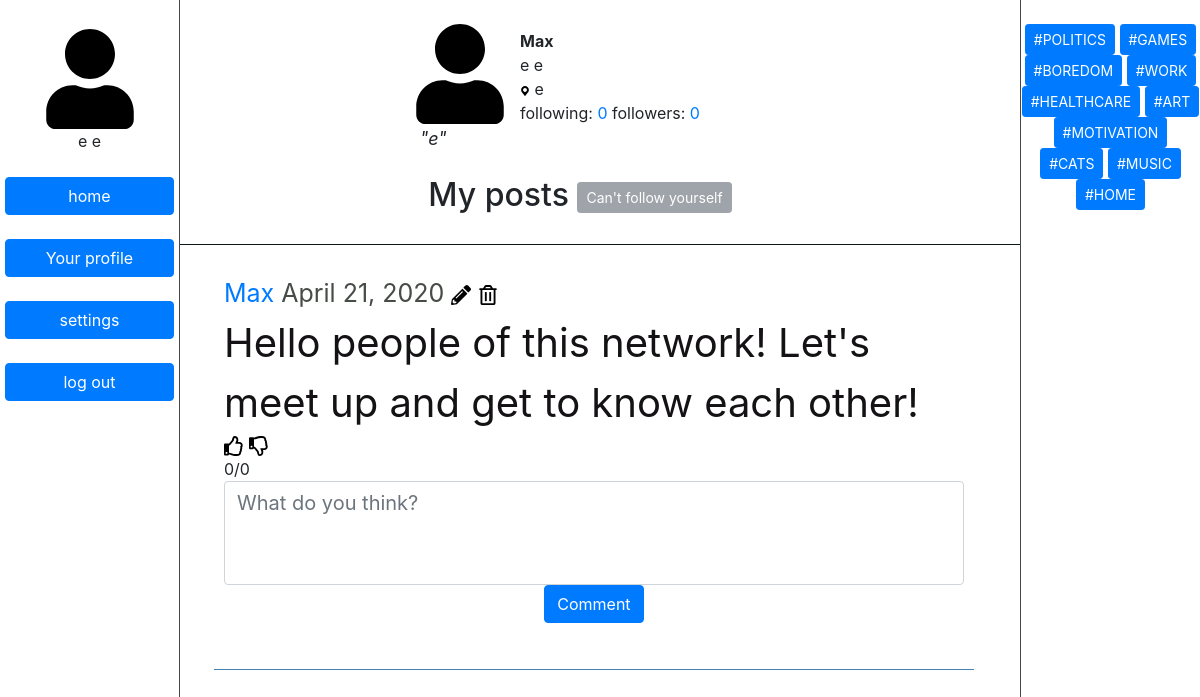
The page /user/18/ (signed in) on the database its author committed.
### social/models.py (models this page shows, shortened)
class Profile(models.Model):
    user = models.OneToOneField(User, on_delete=models.CASCADE)
    bio = models.CharField(max_length=100, blank=True)
    location = models.CharField(max_length=100,blank=True)
    profile_picture = models.ImageField(upload_to="profile-pictures", blank=True)

class Post(models.Model):
    post_text = models.CharField(max_length=200)
    user = models.ForeignKey(User, on_delete=models.CASCADE)
    pub_date = models.DateTimeField('Publication Date')
    image = models.ImageField(upload_to='post-images', blank=True)
    def get_readable_date(self):
        return self.pub_date.strftime("%B %d, %Y")

### social/views/info.py (the view)
# urls.py: path('user/<int:user_id>/', views.user, name='user'),
def user(request, user_id):
    if request.user.is_authenticated:
        user = get_object_or_404(User, pk=user_id)
        profile_picture = Profile.objects.filter(user=user).first()
        if profile_picture:
            profile_picture = profile_picture.profile_picture
        logged_user_profile_picture = Profile.objects.filter(user=request.user).first()
        if logged_user_profile_picture:
            logged_user_profile_picture = logged_user_profile_picture.profile_picture
        users_posts = Post.objects.filter(user=user)
        info = Profile.objects.filter(user=user).first()
        following = Follower.objects.filter(is_followed_by=user)
        return render(request, 'social/user.html', {'profile':info,'theuser':user, 'pfp':profile_picture, 'loggeduserpfp': logged_user_profile_picture,'latest_posts_list':users_posts, 'latest_post':users_posts.first(), 'following':following, 'editform':Edit_form(), 'commentform':Comment_form()})
    return redirect('/')

### social/forms.py
class Edit_form(forms.Form):
    id = forms.IntegerField(widget=forms.Textarea(attrs={'id': 'edit-id'}))
    new_text = forms.CharField(min_length=1, max_length=200, widget=forms.Textarea(attrs={'placeholder': 'Edit field', 'id': 'edit-field'})) # TODO

class Comment_form(forms.Form):
    comment = forms.CharField(min_length=1, max_length=200, widget=forms.Textarea(attrs={'placeholder': 'What do you think?', 'id': 'comment-field', 'class': 'form-control comment-input', 'rows':'3'}), label='')
    id = forms.IntegerField(widget=forms.HiddenInput())
    in_reply_to_user = forms.IntegerField(widget=forms.HiddenInput())
    in_reply_to_comment = forms.IntegerField(widget=forms.HiddenInput())

### social/templatetags/tags.py (called while the page is built)
@register.simple_tag
def total_likes(post):
    return Like.objects.filter(liked_post=post).count()

@register.simple_tag
def total_dislikes(post):
    return Dislike.objects.filter(disliked_post=post).count()

@register.simple_tag
def total_followers(user):
    return Follower.objects.filter(user=user).count()

@register.simple_tag
def total_followed(user):
    return Follower.objects.filter(is_followed_by=user).count()

### social/templates/social/user.html (shortened to what this page needs)
{% extends 'social/base.html' %}
  {% load static %}
  {% load tags %}
{% block content %}
<br>
<div style="margin-left: 0px;" class="userinfo-centered">
  <div style="margin-bottom: 120px;">
    {% if pfp %}
      <img class="pfp" src="/media/{{ pfp.profile_picture }}" alt="{{ theuser.username }}'s profile picture">
    {% else %}
      <img class="pfp" alt="user" src="{% static 'icons/user.svg' %}">
    {% endif %}
  </div>
  <div style="margin-left: 10px; width: 270px;">
    <div style="font-weight: bold">
      {{ theuser.username }}
    </div>
    <div>
      {% if theuser.first_name %}{{ theuser.first_name }} {% endif %}{% if theuser.last_name %} {{ theuser.last_name }}{% endif %}
    </div>
    <div><img src="{% static 'icons/location.svg' %}" height="10">{% if profile.location %} {{ profile.location }} {% else %} The Earth {% endif %}</div>
    <div>
      following: <a href="/following/{{ theuser.pk }}">{% total_followed theuser %}</a>
      followers: <a href="/followers/{{ theuser.pk }}" id="followers">{% total_followers theuser %}</a>
    </div>
    <div style="margin-left:-100px; font-style: italic; font-size: 18px;">
      {% if profile.bio %} "{{ profile.bio }}"
      {% else %}<span style="color: #5e5e5e">Bio mising</span>
      {% endif %}
    </div>
    <br>
    <h2 class="center" style="margin-left:-150px;">My posts {% if theuser != user %}
      <button class="btn btn-primary btn-sm" onclick="followUser({{ theuser.pk }})"><span id="follow">{% already_followed theuser user %}</span></button>
      {% else %}
      <button class="btn btn-secondary btn-sm" disabled>Can't follow yourself</button>
      {% endif %}
    </h2>
    <br>
  </div>
</div>
{% endblock %}

### social/templates/social/base.html (shortened to what this page needs)
<html>
  <head>
    {% load static %}
    {% load tags %}
    <link rel="stylesheet" type="text/css" href="{% static 'social/style.css' %}">
    <link rel="stylesheet" href="https://maxcdn.bootstrapcdn.com/bootstrap/4.0.0/css/bootstrap.min.css">
  </head>
  <body>
    <main>
      <div class="left-sidebar">
        <div class="content">
          <br>
          <div>
            {% if loggeduserpfp %}
              <img class="pfp" style="margin: 0 auto;" src="/media/{{ pfp.profile_picture }}" alt="{{ theuser.username }}'s profile picture">
            {% else %}
              <img class="pfp" style="margin: 0 auto;" src="{% static 'icons/user.svg' %}" alt="user">
            {% endif %}
          </div>
          <div>
            {% if user.first_name %}{{ user.first_name }}{% endif %} {% if user.last_name %}{{ user.last_name }}{% endif %}
          </div>
          <div>
            <div>
              <br>
              <a class="btn btn-primary btn-block" href="/" role="button">home</a>
              <br>
              <a class="btn btn-primary btn-block" href="/user/{{ user.pk }}" role="button">Your profile</a>
              <br>
              <a class="btn btn-primary btn-block" href="/settings" role="button">settings</a>
              <br>
              <a class="btn btn-primary btn-block" href="/logout" role="button">log out</a>
            </div>
          </div>
        </div>
      </div>
      <div class="right-sidebar">
        <div class="second-content">
          <br>
          <button class="btn btn-primary btn-sm">#POLITICS</button>
          <button class="btn btn-primary btn-sm">#GAMES</button>
          <button class="btn btn-primary btn-sm">#BOREDOM</button>
          <button class="btn btn-primary btn-sm">#WORK</button>
          <button class="btn btn-primary btn-sm">#HEALTHCARE</button>
          <button class="btn btn-primary btn-sm">#ART</button>
          <button class="btn btn-primary btn-sm">#MOTIVATION</button>
          <button class="btn btn-primary btn-sm">#CATS</button>
          <button class="btn btn-primary btn-sm">#MUSIC</button>
          <button class="btn btn-primary btn-sm">#HOME</button>
        </div>
      </div>
      {% block content %}
      {% endblock %}
    <div class="center" style="border-top: #0C1617 solid 1px;">
      <ul id="posts">
        {% for post in latest_posts_list %}
        <li class="post" id="post{{ post.pk }}" style="border-bottom: 1px steelblue solid; width: 65.5%; margin-left:15%">
          <div style="text-align: left; font-size: 25px">
            <a href="{% url 'social:user' post.user.pk %}"><span>{{ post.user.username }}</span></a>
            <span style="color: rgb(71, 76, 71)">{{ post.get_readable_date }}</span>
            {% if post.user == user %}
            <img class="main" src="{% static 'icons/pencil-alt.svg' %}" onclick="toggleVisibility('edit{{ post.pk }}');">
            <img class="main" alt="delete" src="{% static 'icons/trash-alt.svg' %}" onclick="toggleVisibility('delete{{ post.pk }}');">
          {% endif %}
          </div>
          <div class="post-text" id="post_text{{ post.pk }}">{{ post.post_text }}</div>
          <div style="text-align: left;">
            <img class="main" alt="like" src="{% static 'icons/thumbs-up.svg' %}" onclick="like({{ post.pk }})">
            <img class="main" alt="dislike" src="{% static 'icons/thumbs-down.svg' %}" onclick="dislike({{ post.pk }}">
            <br>
            <span id="total_likes{{ post.pk }}">{% total_likes post %}</span>/<span id="total_dislikes{{ post.pk }}">{% total_dislikes post %}</span>
          </div>
          <span id="comment_in_reply{{ post.pk }}">
            <form onsubmit="commentInReply({{ post.pk }})">
              {{ commentform }}
              <button class="btn btn-primary" type="submit">Comment</button>
            </form>
          </span>
        {% endfor %}
        </ul>
      </div>
    </main>
  </body>
</html>

### social/static/social/style.css (style rules this page uses)
body { background-color: white; color: #1b1919; }
img.pfp { height: 100; width: 100; border-radius: 4%; display: block; }
.left-sidebar { width: 15%; background-color:white; position: fixed; height: 100%; border-right: 1.5px solid #44494a; text-align: center !important; }
.right-sidebar { margin: 0px; width: 15%; position: fixed; top: 0; right: 0; height: 100%; text-align: left; background-color: white; border-left: 1.5px solid #44494a; }
div.content { height: 1000px; word-wrap: break-word; text-align: center; padding: 5px; }
div.second-content { height: 1000px; word-wrap: break-word; text-align: center !important; }
.center { margin: 0 auto; text-align: center; }
.userinfo-centered { margin: 0 auto; text-align: left; display: flex; align-items: center; justify-content: center; }
ul { list-style-type: none; }
li.post { padding: 30px 10px; margin-bottom: 50px; }
img.main { width: 20px; height: 20px; }
div.post-text { color: #141214; font-size: 40px; text-align: left; }
.comment-input { font-size: 20px !important; }
textarea { resize: none !important; padding-top: 10px; padding-bottom: 10px; padding-left: 25px; padding-right: 25px; border: 1.5px solid #ccc; border-radius: 4px; }

### rows shown on the page
Profile: location "e", bio "e"
Post: user.username "Max", get_readable_date "April 21, 2020", post_text "Hello people of this network! Let's meet up and get to know each other!", id "0"

### other values the page prints
{{ user.first_name }} "e"
{{ user.last_name }} "e"
{{ theuser.username }} "Max"
{{ theuser.first_name }} "e"
{{ theuser.last_name }} "e"
